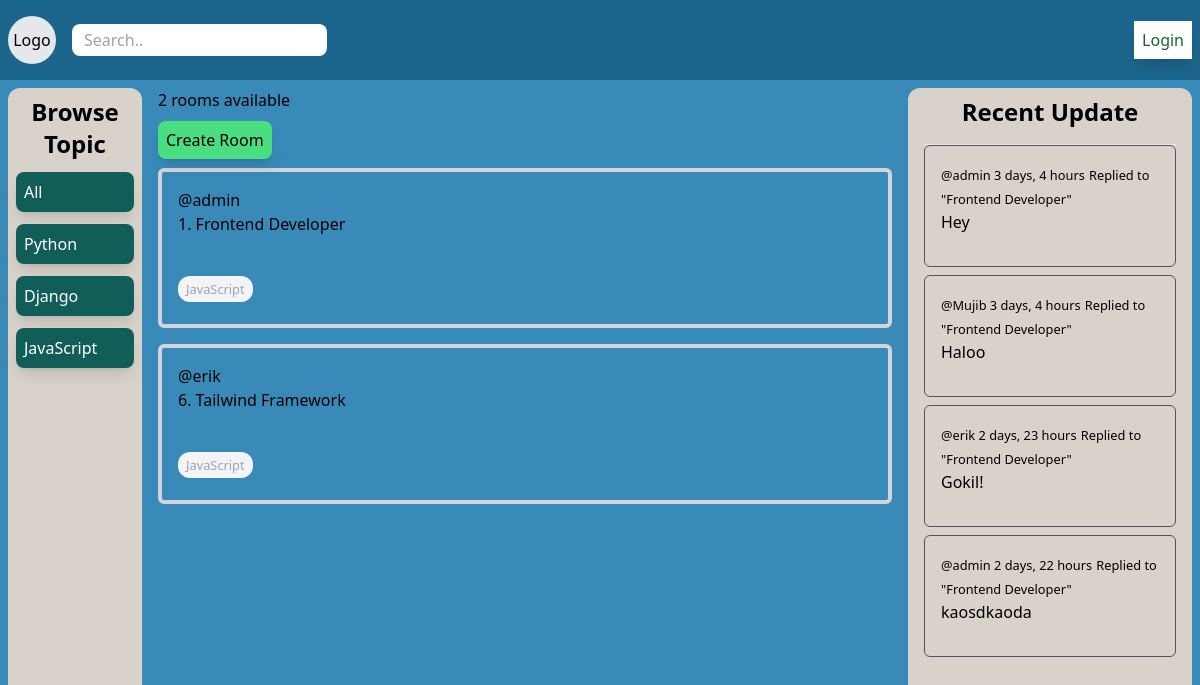
Screenshot of /?q=JavaScript with the database file from the repository.
### base/models.py (models this page shows, shortened)
class Topic(models.Model):
    name = models.CharField(max_length=200)

class Room(models.Model):
    host = models.ForeignKey(User, on_delete=models.SET_NULL, null=True)
    topic = models.ForeignKey(Topic, on_delete=models.SET_NULL, null=True)
    name = models.CharField(max_length=200)
    description = models.TextField(null=True, blank=True)
    participants = models.ManyToManyField(User, related_name='participants', blank=True)
    updated = models.DateTimeField(auto_now=True)
    created = models.DateTimeField(auto_now_add=True)
    def __str__(self):
        return self.name

class Message(models.Model):
    user = models.ForeignKey(User, on_delete=models.CASCADE)
    room = models.ForeignKey(Room, on_delete=models.CASCADE)
    body = models.TextField()
    updated = models.DateTimeField(auto_now=True)
    created = models.DateTimeField(auto_now_add=True)
    def __str__(self):
        return self.body[0:50]

### base/views.py (the view)
# urls.py: path('', views.home, name='home'),
def home(request):
    q = request.GET.get('q') if request.GET.get('q') != None else ''
    rooms = Room.objects.filter(
        Q(topic__name__icontains=q) | Q(name__icontains=q) | Q(
            description__icontains=q) | Q(host__username__icontains=q)
    )
    topics = Topic.objects.all()
    room_count = rooms.count()
    room_messages = Message.objects.filter(Q(room__topic__name__icontains=q))
    context = {'rooms': rooms, 'topics': topics, 'room_count': room_count, 'room_messages': room_messages}
    return render(request, 'base/home.html', context)

### base/templates/base/home.html
{% extends 'main.html' %} {% block content %}
<div class="grid grid-cols-8 gap-4 w-full h-screen">
  <div class="col-span-1 bg-[#D8D2CB] p-2 flex flex-col gap-y-3 rounded-xl">
    {% include 'base/topics_component.html' %}
  </div>
  <div class="col-span-5">
    <p class="mb-4">{{room_count}} rooms available</p>
    <a
      class="bg-green-400 p-2 buttonCreate shadow-lg"
      href="{% url 'create' %}"
      >Create Room</a
    >
    <div class="mt-4">
      {% include 'base/feeds_component.html' %}
    </div>
  </div>
  <div class="bg-[#D8D2CB] rounded-xl px-4 p-2 col-span-2">{% include 'base/activity_component.html' %}</div>
</div>
{% endblock %}

### base/templates/base/topics_component.html
<p class="text-center font-semibold text-2xl">Browse Topic</p>
<a
  class="bg-teal-800 p-2 rounded-lg text-white shadow-lg hover:bg-teal-500 cursor-pointer"
  href="{% url 'home' %}"
>
  All
</a>
{% for topic in topics %}
<a
  class="bg-teal-800 p-2 rounded-lg text-white shadow-lg hover:bg-teal-500 cursor-pointer"
  href="{% url 'home' %}?q={{topic.name}}"
>
  {{ topic.name }}
</a>
{% endfor %}

### base/templates/base/feeds_component.html (shortened to what this page needs)
    <div class="mt-2">
      {% for room in rooms %}
      <div class="mb-4 p-4 rounded-md flex flex-col border-4 border-gray-300">
        <a href="{% url 'profile' room.host.id %}">@{{room.host.username}}</a>
        <h5 class="mb-6">
          {{room.id}}. <a href="{% url 'room' room.id %}">{{ room.name }}</a>
        </h5>
        <div class="w-20 mb-2">
          <small
            class="bg-gray-100 p-1 px-2 rounded-xl text-gray-400 self-center"
            >{{room.topic.name}}</small
          >
        </div>
      </div>
      {% endfor %}
    </div>

### base/templates/base/activity_component.html (shortened to what this page needs)
<p class="text-center mb-4 font-semibold text-2xl">Recent Update</p>
    <hr>
    {% for message in room_messages %}
    <div class="p-4 border border-gray-600 rounded-md mb-2">
        <div> <small><a href="{% url 'profile' message.user.id %}">@{{message.user}} </a> {{ message.created|timesince}}</small>
            <small>Replied to "{{message.room}}"</small></div>
            <p class="mb-4">{{message}}</p>
    </div>
    {% endfor %}

### templates/main.html (style rules this page uses)
.buttonCreate { border-radius: 0.5em; }

### rows the page displays
Topic: name "Python"
Topic: name "Django"
Topic: name "JavaScript"
Room: host.username "admin", id "1", name "Frontend Developer", topic.name "JavaScript"
Room: host.username "erik", id "6", name "Tailwind Framework", topic.name "JavaScript"
Message: user "admin", created "3 days, 4 hours", room "Frontend Developer", body "Hey"
Message: user "Mujib", created "3 days, 4 hours", room "Frontend Developer", body "Haloo"
Message: user "erik", created "2 days, 23 hours", room "Frontend Developer", body "Gokil!"
Message: user "admin", created "2 days, 22 hours", room "Frontend Developer", body "kaosdkaoda"

### other values shown
{{ room_count }} "2"
